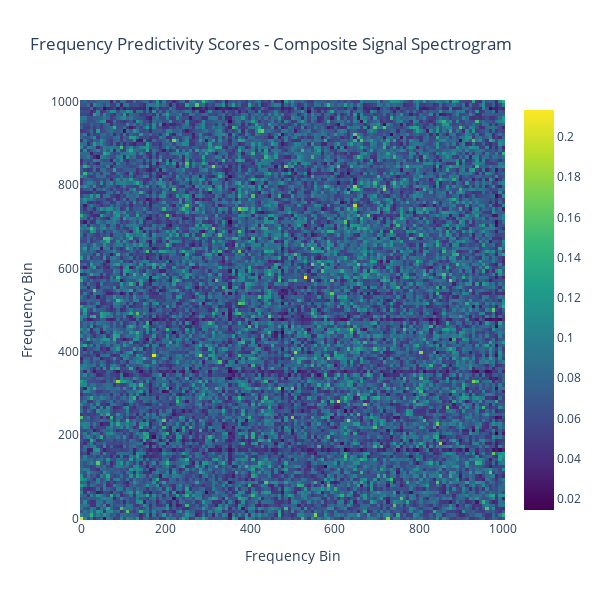

The code cell stored with this chart in its notebook:
### Code cell
# calculate frequency predictivity scores: how well S(t, f_i) predicts S(t, f_j)
num_freq_bins = len(F)
predictivity_scores = np.zeros((num_freq_bins, num_freq_bins))
for i in range(num_freq_bins):
    for j in range(num_freq_bins):
        ti = Sxx[:, i][:-1]
        tj = Sxx[:, j][1:]
        # p = np.corrcoef(ti, tj)[0, 1] ** 2  # 
        p = ut.mutual_information(ti, tj)  # 
        predictivity_scores[i, j] = p

fig = go.Figure(data=go.Heatmap(z=predictivity_scores, x=F, y=F, colorscale='Viridis'))
fig.update_layout(title='Frequency Predictivity Scores - Composite Signal Spectrogram', xaxis_title='Frequency Bin', yaxis_title='Frequency Bin', height=600, width=600)
fig.show()

### Figure 1 — Plotly figure (JSON) as saved in the notebook; plotly's stock layout.template omitted (floating-point values rounded to 4 significant figures; data arrays with more than 128 entries replaced by an {"elided": "..."} marker saying what was removed)
{"data": [{"colorscale": [[0, "#440154"], [0.1111, "#482878"], [0.2222, "#3e4989"], [0.3333, "#31688e"], [0.4444, "#26828e"], [0.5556, "#1f9e89"], [0.6667, "#35b779"], [0.7778, "#6ece58"], [0.8889, "#b5de2b"], [1, "#fde725"]], "type": "heatmap", "x": {"elided": "129 float values"}, "y": {"elided": "129 float values"}, "z": {"elided": "129x129 float values"}}], "layout": {"height": 600, "title": {"text": "Frequency Predictivity Scores - Composite Signal Spectrogram"}, "width": 600, "xaxis": {"title": {"text": "Frequency Bin"}}, "yaxis": {"title": {"text": "Frequency Bin"}}}}
